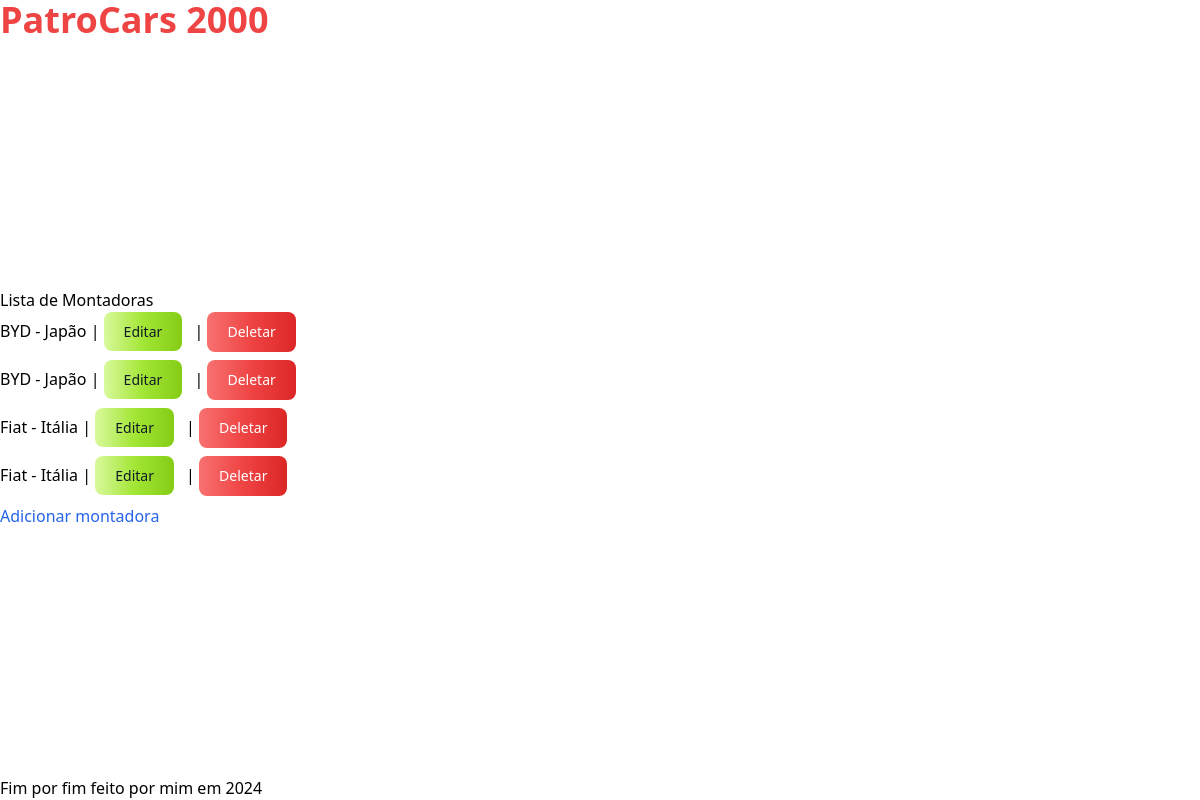
Before: /montadoras/ with the older database file.
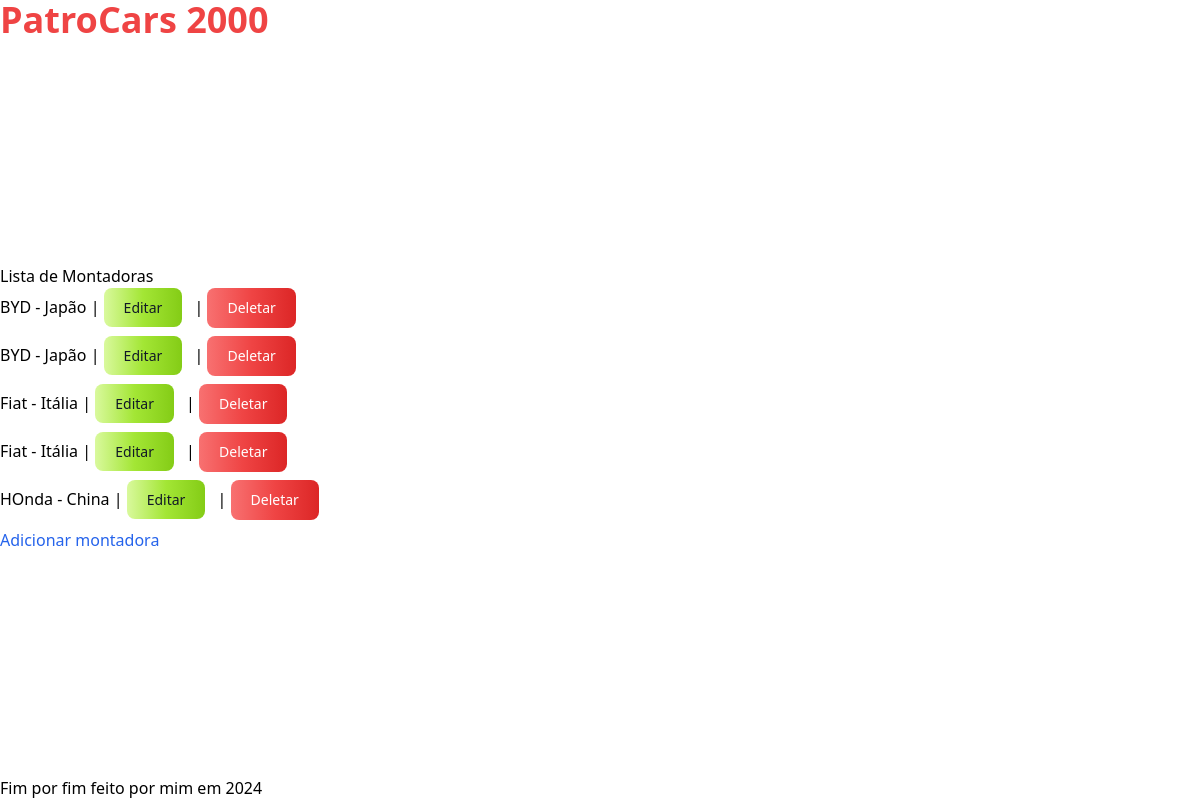
After: the same page with the newer database file.
### montadoras/models.py (models this page shows, shortened)
class Montadora(models.Model):
  id = models.AutoField(primary_key=True)
  name = models.CharField(max_length=200)
  country = models.CharField(max_length=100)
  foundation_year = models.IntegerField()
  class Meta:
        ordering = ['name','foundation_year']

### montadoras/views.py (the view)
# urls.py: path('montadoras/',MontadoraView.ListAll.as_view(),name='montadoras_list'),
    class ListAll(ListView):
        model = Montadora
        template_name = "montadoras/list_montadoras.html"

### montadoras/templates/montadoras/list_montadoras.html (shortened to what this page needs)
{% extends "base.html" %}
{% block title_page %} Lista de Montadoras {% endblock %}
{% block content %}
{% if object_list %}
<ul>
  {% for montadora in object_list %}
  <li>{{ montadora.name }} - {{ montadora.country}} | <a class="text-gray-900 bg-gradient-to-r from-lime-200 via-lime-400 to-lime-500 hover:bg-gradient-to-br focus:ring-4 focus:outline-none focus:ring-lime-300 dark:focus:ring-lime-800 font-medium rounded-lg text-sm px-5 py-2.5 text-center me-2 mb-2" href="/montadoras/editar/{{montadora.id}}">Editar</a> | <form class="inline" action="{% url 'montadora_delete' montadora.id %}"" method="post">{% csrf_token %}
    <input class="text-white bg-gradient-to-r from-red-400 via-red-500 to-red-600 hover:bg-gradient-to-br focus:ring-4 focus:outline-none focus:ring-red-300 dark:focus:ring-red-800 font-medium rounded-lg text-sm px-5 py-2.5 text-center me-2 mb-2" type="submit" value="Deletar">
  </form></li>
  {% endfor %}
</ul>
{% else %}
<div>Sem montadoras no momento...</div>
{% endif %}
<a class="text-blue-600 hover:underline" href="/montadoras/criar"> Adicionar montadora </a>
{% endblock %}

Changed rows visible on the page:
added Montadora: name "HOnda", country "China"
